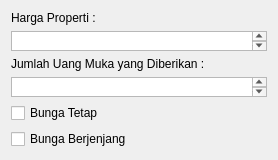
                  <widget class="QWidget" name="PerhitunganKPRHargaContainer" native="true">
                   <layout class="QVBoxLayout" name="verticalLayout_46">
                    <item>
                     <widget class="QLabel" name="PerhitunganKPRHargaPropertiLabel">
                      <property name="text">
                       <string>Harga Properti :</string>
                      </property>
                     </widget>
                    </item>
                    <item>
                     <widget class="QTextEdit" name="PerhitunganKPRUangMukaTextEdit">
                      <property name="maximumSize">
                       <size>
                        <width>300</width>
                        <height>20</height>
                       </size>
                      </property>
                     </widget>
                    </item>
                    <item>
                     <widget class="QLabel" name="PerhitunganKPRUangMukaLabel">
                      <property name="text">
                       <string>Jumlah Uang Muka yang Diberikan :</string>
                      </property>
                     </widget>
                    </item>
                    <item>
                     <widget class="QTextEdit" name="PerhitunganKPRHargaPropertiTextEdit">
                      <property name="maximumSize">
                       <size>
                        <width>300</width>
                        <height>20</height>
                       </size>
                      </property>
                     </widget>
                    </item>
                    <item>
                     <widget class="QCheckBox" name="BungaTetapcheckBox">
                      <property name="text">
                       <string>Bunga Tetap</string>
                      </property>
                     </widget>
                    </item>
                    <item>
                     <widget class="QCheckBox" name="BungaBerjenjangcheckBox">
                      <property name="text">
                       <string>Bunga Berjenjang</string>
                      </property>
                     </widget>
                    </item>
                   </layout>
                  </widget>
